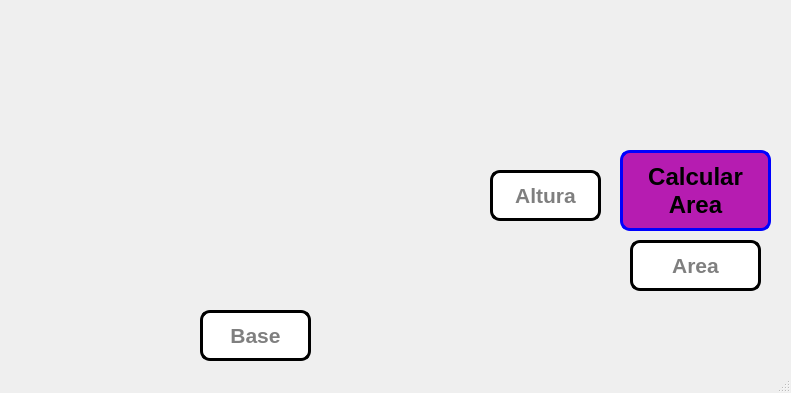
<?xml version="1.0" encoding="UTF-8"?>
<ui version="4.0">
 <class>MainWindow</class>
 <widget class="QMainWindow" name="MainWindow">
  <property name="geometry">
   <rect>
    <x>0</x>
    <y>0</y>
    <width>791</width>
    <height>393</height>
   </rect>
  </property>
  <property name="windowTitle">
   <string>MainWindow</string>
  </property>
  <widget class="QWidget" name="centralwidget">
   <widget class="QLabel" name="label_2">
    <property name="geometry">
     <rect>
      <x>0</x>
      <y>0</y>
      <width>791</width>
      <height>91</height>
     </rect>
    </property>
    <property name="styleSheet">
     <string notr="true"/>
    </property>
    <property name="text">
     <string/>
    </property>
    <property name="pixmap">
     <pixmap resource="../PIP_Equipo4_Unidad1_Clase/recursos_proyectos.qrc">:/imgUAT/imagenes/uat.png</pixmap>
    </property>
    <property name="scaledContents">
     <bool>true</bool>
    </property>
   </widget>
   <widget class="QLabel" name="label_3">
    <property name="geometry">
     <rect>
      <x>470</x>
      <y>230</y>
      <width>151</width>
      <height>131</height>
     </rect>
    </property>
    <property name="text">
     <string/>
    </property>
    <property name="pixmap">
     <pixmap>../PIP_Equipo4_Unidad1_Clase/imagenes/Equipo4.png</pixmap>
    </property>
    <property name="scaledContents">
     <bool>true</bool>
    </property>
   </widget>
   <widget class="QLabel" name="label">
    <property name="geometry">
     <rect>
      <x>0</x>
      <y>70</y>
      <width>601</width>
      <height>291</height>
     </rect>
    </property>
    <property name="text">
     <string/>
    </property>
    <property name="pixmap">
     <pixmap>imagenes/rectangulo.png</pixmap>
    </property>
    <property name="scaledContents">
     <bool>true</bool>
    </property>
   </widget>
   <widget class="QLineEdit" name="txt_altura">
    <property name="geometry">
     <rect>
      <x>490</x>
      <y>170</y>
      <width>111</width>
      <height>51</height>
     </rect>
    </property>
    <property name="font">
     <font>
      <pointsize>16</pointsize>
      <weight>75</weight>
      <bold>true</bold>
     </font>
    </property>
    <property name="styleSheet">
     <string notr="true">border: 3px solid black;
border-radius: 10px;</string>
    </property>
    <property name="alignment">
     <set>Qt::AlignCenter</set>
    </property>
    <property name="placeholderText">
     <string>Altura</string>
    </property>
   </widget>
   <widget class="QLineEdit" name="txt_base">
    <property name="geometry">
     <rect>
      <x>200</x>
      <y>310</y>
      <width>111</width>
      <height>51</height>
     </rect>
    </property>
    <property name="font">
     <font>
      <pointsize>16</pointsize>
      <weight>75</weight>
      <bold>true</bold>
     </font>
    </property>
    <property name="statusTip">
     <string/>
    </property>
    <property name="styleSheet">
     <string notr="true">border: 3px solid black;
border-radius: 10px;</string>
    </property>
    <property name="text">
     <string/>
    </property>
    <property name="alignment">
     <set>Qt::AlignCenter</set>
    </property>
    <property name="placeholderText">
     <string>Base</string>
    </property>
   </widget>
   <widget class="QPushButton" name="btn_area">
    <property name="geometry">
     <rect>
      <x>620</x>
      <y>150</y>
      <width>151</width>
      <height>81</height>
     </rect>
    </property>
    <property name="font">
     <font>
      <pointsize>18</pointsize>
      <weight>75</weight>
      <bold>true</bold>
     </font>
    </property>
    <property name="styleSheet">
     <string notr="true">border:3px solid blue;
background-color: rgb(182, 28, 177);
border-radius: 10px;</string>
    </property>
    <property name="text">
     <string>Calcular
Area</string>
    </property>
   </widget>
   <widget class="QLineEdit" name="txt_area">
    <property name="geometry">
     <rect>
      <x>630</x>
      <y>240</y>
      <width>131</width>
      <height>51</height>
     </rect>
    </property>
    <property name="font">
     <font>
      <pointsize>16</pointsize>
      <weight>75</weight>
      <bold>true</bold>
     </font>
    </property>
    <property name="styleSheet">
     <string notr="true">border: 3px solid black;
border-radius: 10px;</string>
    </property>
    <property name="alignment">
     <set>Qt::AlignCenter</set>
    </property>
    <property name="placeholderText">
     <string>Area</string>
    </property>
   </widget>
   <widget class="QLabel" name="label_4">
    <property name="geometry">
     <rect>
      <x>0</x>
      <y>-5</y>
      <width>791</width>
      <height>371</height>
     </rect>
    </property>
    <property name="text">
     <string/>
    </property>
    <property name="pixmap">
     <pixmap>imagenes/wallhaven-6o7z77.jpg</pixmap>
    </property>
    <property name="scaledContents">
     <bool>true</bool>
    </property>
   </widget>
   <zorder>label_4</zorder>
   <zorder>label_2</zorder>
   <zorder>label</zorder>
   <zorder>label_3</zorder>
   <zorder>txt_altura</zorder>
   <zorder>txt_base</zorder>
   <zorder>btn_area</zorder>
   <zorder>txt_area</zorder>
  </widget>
  <widget class="QMenuBar" name="menubar">
   <property name="geometry">
    <rect>
     <x>0</x>
     <y>0</y>
     <width>791</width>
     <height>26</height>
    </rect>
   </property>
  </widget>
  <widget class="QStatusBar" name="statusbar"/>
 </widget>
 <resources>
  <include location="../PIP_Equipo4_Unidad1_Clase/recursos_proyectos.qrc"/>
  <include location="../../Qt/Qt5.12.5/5.12.5/msvc2017_64/PIP_Equipo4_Unidad1_Clase/recursos_proyectos.qrc"/>
 </resources>
 <connections/>
</ui>
